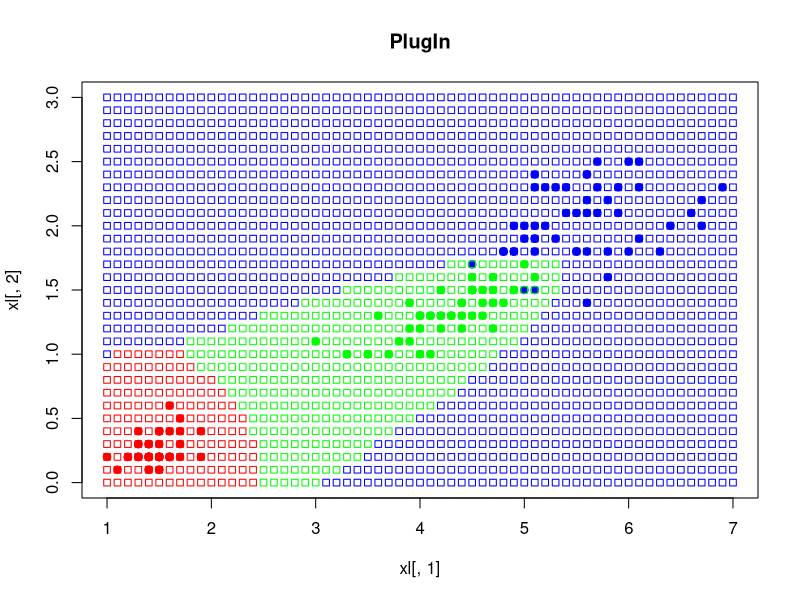

The R source for this figure:
N = function(x, mu, cov) {
  n = length(x)
  x = as.matrix(x)
  arg = matrix(x-mu, n, 1)
  return(1/sqrt(2*pi)/det(cov)*exp(-0.5 * t(arg)%*%solve(cov)%*%arg))
}

f = function(x, classes, probs, mus, covs) {
  
  l = length(classes)
  n = dim(mus)[2]
  scores = rep(0, l)
  for (i in 1:l) {
    scores[i] = probs[i] * N(x, mus[i,], covs[[i]])
  }
  
  ans = which.max(scores)
  
  return(factor(classes[ans], classes))
}

classificationmap = function(classifier, xl) {
  
  colors=c("red", "green", "blue", "gray")
  plot(xl[,1], xl[,2], bg=colors[xl[,3]],  col=colors[xl[,3]], pch=21, main="PlugIn", xlim=c(1,7),ylim=c(0,3))
  for (i in seq(1,7,0.1)) {
    mat = data.frame()
    for (j in seq(0,3,0.1)) {
      class = classifier(c(i, j))
      mat = rbind(mat,c(i, j, class))
    }
    points(mat[,1], mat[,2], col=colors[mat[,3]], pch=22)
  }
}


xl = iris[96:105,3:5]
xl[1,1] = 2.5
xl[1,2] = 0

xl[2,1] = 2.5
xl[2,2] = 1

xl[3,1] = 2.5
xl[3,2] = 2

xl[4,1] = 3
xl[4,2] = 3

xl[5,1] = 2
xl[5,2] = 1.5

xl[6,1] = 0
xl[6,2] = 0.5

xl[7,1] = 1
xl[7,2] = 1

xl[8,1] = 3.5
xl[8,2] = 1

xl[9,1] = 4
xl[9,2] = 1

xl[10,1] = 5
xl[10,2] = 1
xl = iris[,3:5]


 



n = dim(xl)[2]-1
l = dim(xl)[1]
classes = levels(xl[,n+1])


classes = levels(xl[,n+1])
l = length(classes)

mus = matrix(0, l, n)
stds = matrix(0, l, n)
probs = rep(0, l)

for (i in 1:l) {
  curr = factor(classes[i], classes)
  xll = xl[xl[,n+1]==curr,]
  probs[i] = length(xll[,1]) / length(xl[,1])
  for (j in 1:n) {
    mus[i,j] = mean(xll[,j])
    stds[i,j] = sqrt(var(xll[,j]))
  }
}

covar = list()
for (c in 1:length(classes)) {
  xll = xl[xl[,n+1]==classes[c],1:n]
  covar[[c]] = cov(xll)
}



classificationmap(function(x) f(x, classes, probs, mus, covar), xl)

